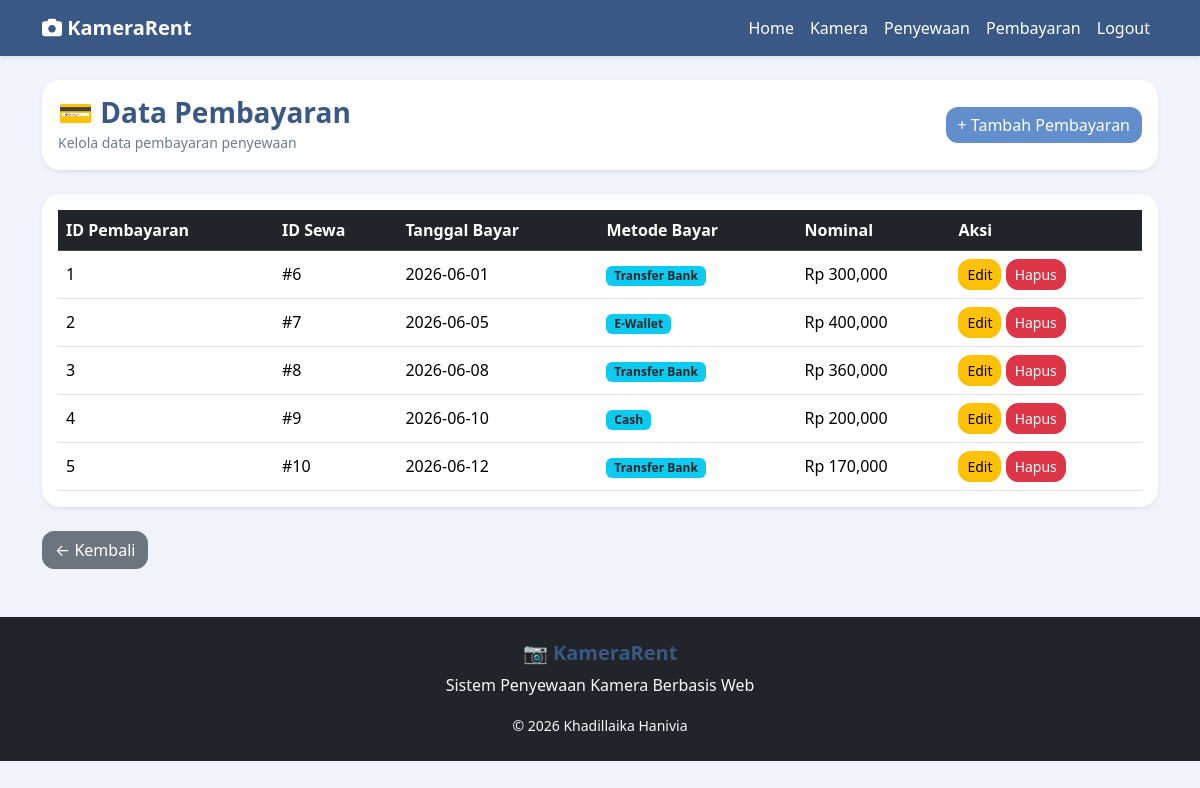
/pages/pembayaran.php (signed in), run on the app's committed database.
### tables this page shows
CREATE TABLE `pembayaran` (
  `id_pembayaran` int NOT NULL,
  `id_sewa` int NOT NULL,
  `tanggal_bayar` date NOT NULL,
  `metode_bayar` varchar(50) DEFAULT NULL,
  `nominal` decimal(10,2) DEFAULT NULL
);

CREATE TABLE `penyewaan` (
  `id_sewa` int NOT NULL,
  `id_pelanggan` int NOT NULL,
  `tanggal_sewa` date NOT NULL,
  `tanggal_kembali` date NOT NULL,
  `total_biaya` decimal(10,2) DEFAULT NULL,
  `status` varchar(20) DEFAULT 'Dipinjam'
);

### pages/pembayaran.php (the view, shortened to what this page needs)
<?php
include "../includes/header.php";
$data = mysqli_query($conn,"
SELECT p.*, s.id_sewa
FROM pembayaran p
JOIN penyewaan s
ON p.id_sewa = s.id_sewa
");
?>
<div class="card shadow-sm mb-4">
<div class="card-body">
    <div class="d-flex justify-content-between align-items-center">
        <div>
            <h3 class="mb-0">💳 Data Pembayaran</h3>
            <small class="text-muted">
                Kelola data pembayaran penyewaan
            </small>
        </div>
        <a href="pembayaran_tambah.php"
           class="btn btn-primary">
           + Tambah Pembayaran
        </a>
    </div>
</div>
</div>
<div class="card shadow-sm">
<div class="card-body">
    <div class="table-responsive">
        <table class="table table-hover align-middle">
            <thead class="table-dark">
                <tr>
                    <th>ID Pembayaran</th>
                    <th>ID Sewa</th>
                    <th>Tanggal Bayar</th>
                    <th>Metode Bayar</th>
                    <th>Nominal</th>
                    <th>Aksi</th>
                </tr>
            </thead>
            <tbody>
            <?php while($row=mysqli_fetch_assoc($data)){ ?>
            <tr>
                <td><?= $row['id_pembayaran']; ?></td>
                <td>#<?= $row['id_sewa']; ?></td>
                <td><?= $row['tanggal_bayar']; ?></td>
                <td>
                    <span class="badge bg-info text-dark">
                        <?= $row['metode_bayar']; ?>
                    </span>
                </td>
                <td>
                    Rp <?= number_format($row['nominal']); ?>
                </td>
                <td class="text-nowrap">
                    <a
                        href="pembayaran_edit.php?id=<?= $row['id_pembayaran']; ?>"
                        class="btn btn-warning btn-sm">
                        Edit
                    </a>
                    <a
                        href="pembayaran_hapus.php?id=<?= $row['id_pembayaran']; ?>"
                        class="btn btn-danger btn-sm"
                        onclick="return confirm('Yakin hapus data?')">
                        Hapus
                    </a>
                </td>
            </tr>
            <?php } ?>
            </tbody>
        </table>
    </div>
</div>
</div>
<div class="mt-4">
    <a href="../index.php"
       class="btn btn-secondary">
       ← Kembali
    </a>
</div>
<?php include "../includes/footer.php"; ?>

### assets/css/style.css (style rules this page uses)
body { background:#F0F3FA; }
.card { border:none; border-radius:18px; box-shadow:0 4px 12px rgba(57,88,134,0.12); transition:0.3s; }
.btn-primary { background:#628ECB; border:none; }
h2, h3, h5 { color:#395886; font-weight:600; }
.text-muted { color:#6c7a92 !important; }
.table { margin-bottom:0; }
.table thead { background:#D5DEEF; color:#395886; }
.btn { border-radius:12px; }

### data on the page
pembayaran: id_pembayaran "1", id_sewa.id_sewa "6", tanggal_bayar "2026-06-01", metode_bayar "Transfer Bank", nominal "300,000"
pembayaran: id_pembayaran "2", id_sewa.id_sewa "7", tanggal_bayar "2026-06-05", metode_bayar "E-Wallet", nominal "400,000"
pembayaran: id_pembayaran "3", id_sewa.id_sewa "8", tanggal_bayar "2026-06-08", metode_bayar "Transfer Bank", nominal "360,000"
pembayaran: id_pembayaran "4", id_sewa.id_sewa "9", tanggal_bayar "2026-06-10", metode_bayar "Cash", nominal "200,000"
pembayaran: id_pembayaran "5", id_sewa.id_sewa "10", tanggal_bayar "2026-06-12", metode_bayar "Transfer Bank", nominal "170,000"
